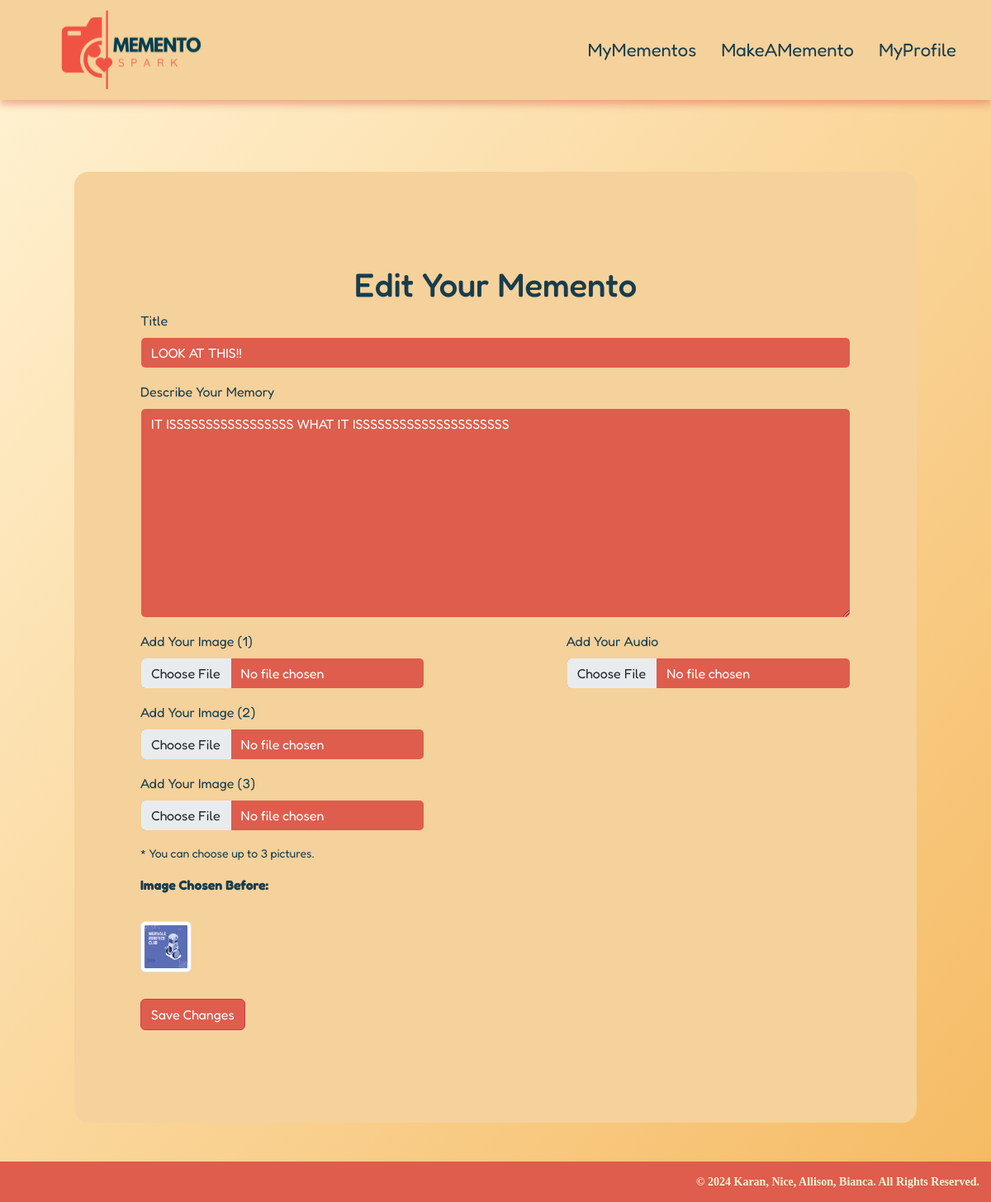
The page /edit-memento/31/ (signed in) on the database its author committed.
### mymemento_app/models.py (models this page shows, shortened)
class Memento(models.Model):
    user = models.ForeignKey(User, on_delete=models.CASCADE) # A field for creating a one-to-many relationship with another model
    published_date = models.DateField(auto_now_add=True) # A field for storing a date value
    title = models.CharField(max_length=75)
    text = models.TextField(max_length=250)
    img1 = models.ImageField(upload_to='static/mementos_files/images', blank=True, default='')
    img2 = models.ImageField(upload_to='static/mementos_files/images', blank=True, default='')
    img3 = models.ImageField(upload_to='static/mementos_files/images', blank=True, default='')
    audio = models.FileField(upload_to='static/mementos_files/audios', default='') # A field for storing an audio

### mymemento_app/views.py (the view)
# urls.py: path('edit-memento/<int:memento_id>/', views.edit_memento, name='edit_memento'),
@login_required
def edit_memento(request, memento_id):
    memento = get_object_or_404(Memento, id=memento_id)
    if request.method == 'POST':
        title = request.POST['title']
        text = request.POST['text']
        img1 = request.FILES.get('img1', memento.img1)  # Use existing image if not changed
        img2 = request.FILES.get('img2', memento.img2)  # Use existing image if not changed
        img3 = request.FILES.get('img3', memento.img3)  # Use existing image if not changed
        audio = request.FILES.get('audio', memento.audio)  # Use existing audio if not changed
        memento.title = title
        memento.text = text
        memento.img1 = img1
        memento.img2 = img2
        memento.img3 = img3
        memento.audio = audio
        memento.save()
        messages.success(request, 'Yayy!! You Edited Your Memento!')
        return redirect('index')
    else:
        return render(request, 'edit-mementos.html', {'memento': memento})

### templates/edit-mementos.html (shortened to what this page needs)
{% extends 'base.html' %}
{% load static %}
{% block content %}
<div class="container add-momento edit">
    <div class="row align-items-center justify-content-center m-5">
        <div class="col-md-12">
            <form class="p-5" method="post" enctype="multipart/form-data" action="{% url 'edit_memento' memento_id=memento.id %}">
                <h1 class="text-center">Edit Your Memento</h1>
                <div class="mb-3">
                    <label for="title" class="form-label">Title</label>
                    <input type="text" class="form-control" id="title" name="title" aria-describedby="titleHelp" value="{{ memento.title }}">
                </div>
                <div class="mb-3">
                    <label for="text" class="form-label">Describe Your Memory</label>
                    <textarea name="text" id="text" class="form-control" cols="30" rows="10">{{ memento.text }}</textarea>
                </div>
                <div class="row justify-content-between">
                    <div class="col-12 col-md-5">
                        <label for="img1" class="form-label">Add Your Image (1)</label>
                        <div class="mb-3">
                            <input type="file" class="form-control" id="img1" name="img1" accept="image/*">
                        </div>
                        <label for="img2" class="form-label">Add Your Image (2)</label>
                        <div class="mb-3">
                            <input type="file" class="form-control" id="img2" name="img2" accept="image/*">
                        </div>
                        <label for="img3" class="form-label">Add Your Image (3)</label>
                        <div class="mb-3">
                            <input type="file" class="form-control" id="img3" name="img3" accept="image/*">
                        </div>
                        <small class="d-block mb-3">* You can choose up to 3 pictures.</small>
                        <div class="">
                            <b>Image Chosen Before: </b>
                            <div class="d-flex gap-2">
                                {% if memento.img1 %}
                                    <img src="{{ memento.img1.url }}" alt="Current Image" class="img-thumbnail">
                                {% endif %}
                            </div>
                        </div>
                    </div>
                    <div class="col-12 col-md-5">
                        <label for="audio" class="form-label">Add Your Audio</label>
                        <div class="mb-3">
                            <input type="file" class="form-control" id="audio" name="audio" accept="audio/*">
                        </div>
                    </div>
                </div>
                <button type="submit" class="btn btn-danger">Save Changes</button>
            </form>
        </div>
    </div>
</div>
{% endblock content %}

### static/css/style.css (style rules this page uses)
body { color: #183d4d !important; background-image: linear-gradient(to bottom right, #fff3d4, #f5ba62); font-family: "Fredoka", sans-serif !important; min-height: 130vh; overflow-y: scroll; margin: 0px; padding-top: 10em; padding-bottom: 3em; }
form img { width: 56%; margin: 0 auto 2em; display: block; }
.profile .col-md-7, .profile .col-md-12, .add-momento .col-md-7, .add-momento .col-md-12 { background: #f5d19b; padding: 4em 2em; border-radius: 17px; box-shadow: 11px 11px 0 #de5d4d 4.53deg 85.15% 60.39%; }
.form-control { background-color: #de5d4d !important; color: #fff !important; border-color: transparent !important; }
.form-control::placeholder { color: #fff3d4 !important; }
.btn-danger { background-color: #de5d4d !important; color: white !important; }
.edit form img { width: 18%; margin: 2em 0; display: block; }

### rows shown on the page
Memento: title "LOOK AT THIS!!", text "IT ISSSSSSSSSSSSSSSSS WHAT IT ISSSSSSSSSSSSSSSSSSSSS", img1 (picture)
